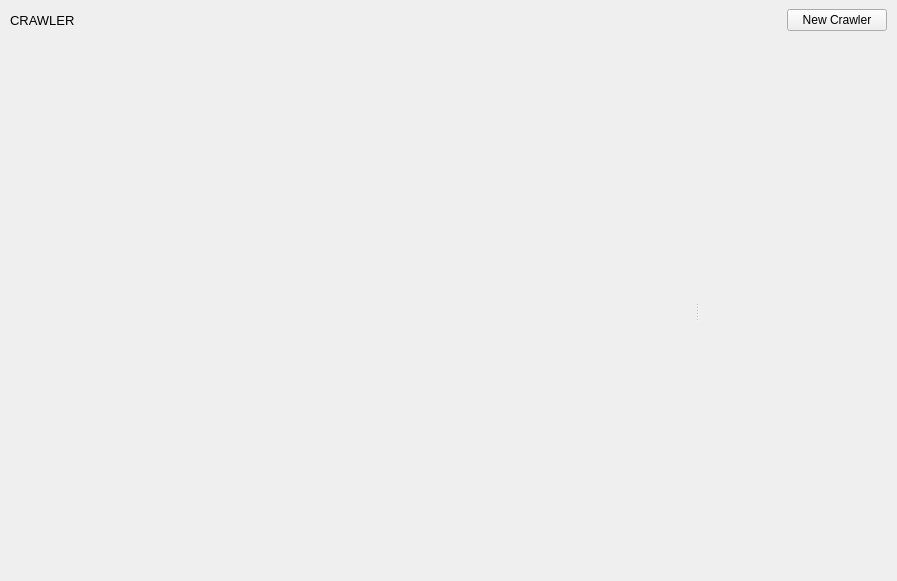
<?xml version="1.0" encoding="UTF-8"?>
<ui version="4.0">
 <class>CrawlsPage</class>
 <widget class="QWidget" name="CrawlsPage">
  <property name="geometry">
   <rect>
    <x>0</x>
    <y>0</y>
    <width>897</width>
    <height>581</height>
   </rect>
  </property>
  <property name="windowTitle">
   <string>Form</string>
  </property>
  <layout class="QVBoxLayout" name="verticalLayout">
   <property name="spacing">
    <number>0</number>
   </property>
   <property name="leftMargin">
    <number>0</number>
   </property>
   <property name="topMargin">
    <number>0</number>
   </property>
   <property name="rightMargin">
    <number>0</number>
   </property>
   <property name="bottomMargin">
    <number>0</number>
   </property>
   <item>
    <widget class="QWidget" name="crawlerToolbar" native="true">
     <property name="sizePolicy">
      <sizepolicy hsizetype="Preferred" vsizetype="Maximum">
       <horstretch>0</horstretch>
       <verstretch>0</verstretch>
      </sizepolicy>
     </property>
     <property name="maximumSize">
      <size>
       <width>16777215</width>
       <height>40</height>
      </size>
     </property>
     <layout class="QHBoxLayout" name="horizontalLayout">
      <property name="leftMargin">
       <number>10</number>
      </property>
      <property name="topMargin">
       <number>5</number>
      </property>
      <property name="rightMargin">
       <number>10</number>
      </property>
      <property name="bottomMargin">
       <number>5</number>
      </property>
      <item>
       <widget class="QLabel" name="label">
        <property name="font">
         <font>
          <pointsize>10</pointsize>
          <weight>50</weight>
          <bold>false</bold>
         </font>
        </property>
        <property name="text">
         <string>CRAWLER</string>
        </property>
       </widget>
      </item>
      <item>
       <spacer name="horizontalSpacer">
        <property name="orientation">
         <enum>Qt::Horizontal</enum>
        </property>
        <property name="sizeType">
         <enum>QSizePolicy::Maximum</enum>
        </property>
        <property name="sizeHint" stdset="0">
         <size>
          <width>158</width>
          <height>40</height>
         </size>
        </property>
       </spacer>
      </item>
      <item>
       <widget class="QPushButton" name="newCrawlerButton">
        <property name="maximumSize">
         <size>
          <width>100</width>
          <height>16777215</height>
         </size>
        </property>
        <property name="text">
         <string>New Crawler</string>
        </property>
       </widget>
      </item>
     </layout>
    </widget>
   </item>
   <item>
    <widget class="QSplitter" name="crawlerSplitter">
     <property name="orientation">
      <enum>Qt::Horizontal</enum>
     </property>
     <widget class="CrawlsTable" name="crawlsTable" native="true">
      <property name="sizePolicy">
       <sizepolicy hsizetype="Minimum" vsizetype="Preferred">
        <horstretch>0</horstretch>
        <verstretch>0</verstretch>
       </sizepolicy>
      </property>
      <property name="minimumSize">
       <size>
        <width>350</width>
        <height>0</height>
       </size>
      </property>
     </widget>
     <widget class="CrawlView" name="crawlView" native="true">
      <property name="sizePolicy">
       <sizepolicy hsizetype="Expanding" vsizetype="Preferred">
        <horstretch>0</horstretch>
        <verstretch>0</verstretch>
       </sizepolicy>
      </property>
     </widget>
    </widget>
   </item>
  </layout>
 </widget>
 <customwidgets>
  <customwidget>
   <class>CrawlsTable</class>
   <extends>QWidget</extends>
   <header>widgets.crawls.crawls_table.h</header>
   <container>1</container>
  </customwidget>
  <customwidget>
   <class>CrawlView</class>
   <extends>QWidget</extends>
   <header>widgets.crawls.crawl_view.h</header>
   <container>1</container>
  </customwidget>
 </customwidgets>
 <resources/>
 <connections/>
</ui>
